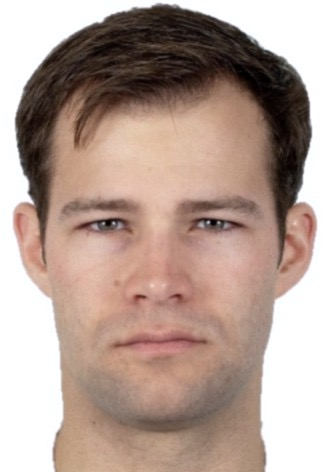
#> input picture data/01_Georgia_State_Video1/Video1_Mugshot3.jpg, 324 x 472 px
$ python -i VideoProcessor.py   (imports and definitions only)
#> lines starting #> are read from the running program, lines starting #| are printed output that depends on the picture
#> further down, picture is the input picture: shape (472, 324, 3); mean B, G, R 147.1, 157.2, 179.2
import os
import pandas as pd
import cv2 as cv
import numpy as np


class FrameProcessorCropper:
    # [12 lines left out: functions __init__, process_frame, not called in this run]

class FrameProcessorMonochrome:
    def __init__(self, name='monochrome'):
        self.name = name

    # [8 lines left out: function process_frame, not called in this run]

class FrameProcessorNormalizer:
    # [25 lines left out: functions __init__, process_frame, not called in this run]

class FrameProcessorRemover:
    # [19 lines left out: functions __init__, process_frame, not called in this run]

class FrameProcessorVideoWriter:
    # [17 lines left out: functions __init__, process_frame, not called in this run]

    def release(self):
        if self.out_video_writer:
            self.out_video_writer.release()

class FrameProcessorDisplayer:
    # [28 lines left out: functions __init__, plot_rectangle, process_frame, not called in this run]

    def release(self):
        cv.destroyWindow(self.window_name)

# Enhance the contrast of the image
class FrameProcessorHistogramEqualization:
    def __init__(self, name='histogram_equalization'):
        self.name = name

    def process_frame(self, frame):
        img_yuv = cv.cvtColor(frame, cv.COLOR_BGR2YUV)
#> img_yuv: shape (472, 324, 3); mean of channels 0, 1, 2 162.6, 120.4, 142.6
        img_yuv[:, :, 0] = cv.equalizeHist(img_yuv[:, :, 0])
#> img_yuv: shape (472, 324, 3); mean of channels 0, 1, 2 133.9, 120.4, 142.6
        img_output = cv.cvtColor(img_yuv, cv.COLOR_YUV2BGR)
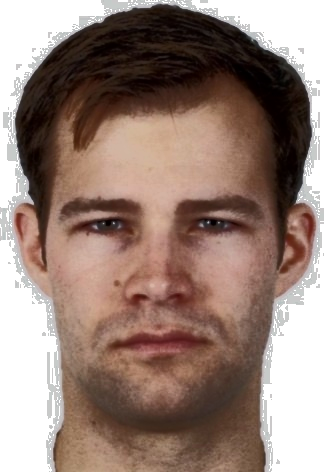
#> img_output: shape (472, 324, 3); mean B, G, R 118.6, 128.4, 150.6
        return img_output

# Reduce noise that might interfere with face detection
class FrameProcessorNoiseReduction:
    def __init__(self, name='noise_reduction'):
        self.name = name

    def process_frame(self, frame):
        return cv.fastNlMeansDenoisingColored(frame, None, 10, 10, 7, 21)

# Adjust the brightness of the image
class FrameProcessorGammaCorrection:
    # [5 lines left out: function __init__, not called in this run]

    def process_frame(self, frame):
        return cv.LUT(frame, self.table)

# Enhance the edges in the image, making faces more distinguishable
class FrameProcessorSharpening:
    def __init__(self, name='sharpening'):
        self.name = name

    def process_frame(self, frame):
        kernel = np.array([[0, -1, 0], [-1, 5, -1], [0, -1, 0]])
        return cv.filter2D(frame, -1, kernel)

>>> import cv2
>>> picture = cv2.imread('../../data/01_Georgia_State_Video1/Video1_Mugshot3.jpg')
>>> result = FrameProcessorHistogramEqualization().process_frame(picture)

$ run again, on data/01_Georgia_State_Video1/Video1_Mugshot6.jpg
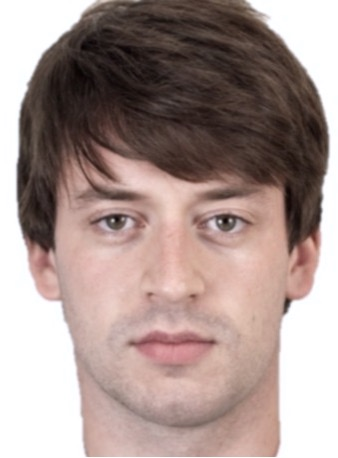
#> input picture data/01_Georgia_State_Video1/Video1_Mugshot6.jpg, 338 x 458 px
#> picture is the input picture: shape (458, 338, 3); mean B, G, R 143.5, 148.3, 167.5
#> in process_frame, `img_output = cv.cvtColor(img_yuv, cv.COLOR_YUV2BGR)`:
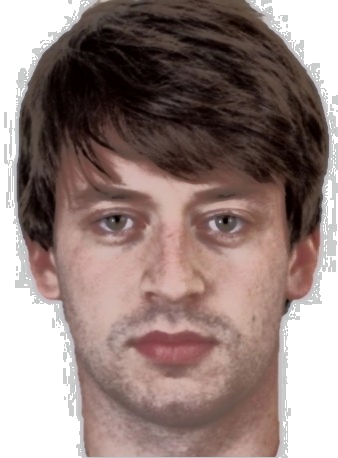
#> img_output: shape (458, 338, 3); mean B, G, R 123.8, 128, 147.3

$ run again, on data/01_Georgia_State_Video1/Video1_Mugshot7.jpg
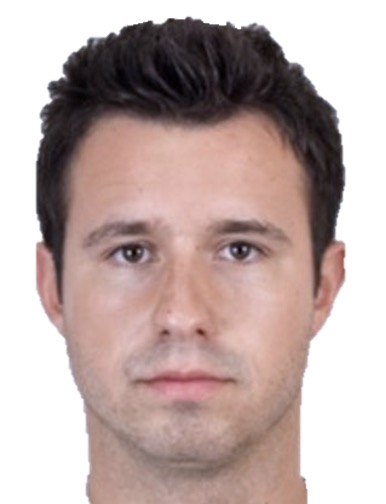
#> input picture data/01_Georgia_State_Video1/Video1_Mugshot7.jpg, 386 x 504 px
#> picture is the input picture: shape (504, 386, 3); mean B, G, R 167.4, 170.4, 189.1
#> in process_frame, `img_output = cv.cvtColor(img_yuv, cv.COLOR_YUV2BGR)`:
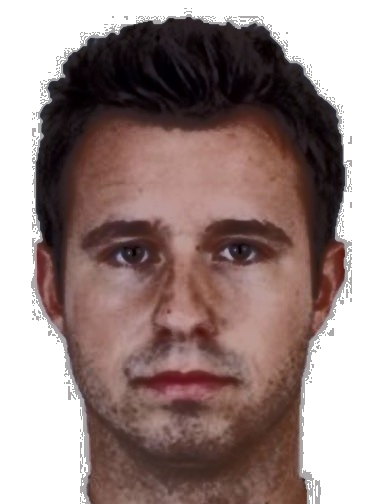
#> img_output: shape (504, 386, 3); mean B, G, R 134.2, 136.9, 155.8

$ run again, on data/01_Georgia_State_Video1/Video1_Mugshot2.png
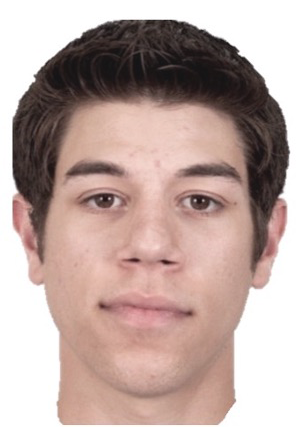
#> input picture data/01_Georgia_State_Video1/Video1_Mugshot2.png, 296 x 428 px
#> picture is the input picture: shape (428, 296, 3); mean B, G, R 159.4, 165.1, 187.2
#> in process_frame, `img_output = cv.cvtColor(img_yuv, cv.COLOR_YUV2BGR)`:
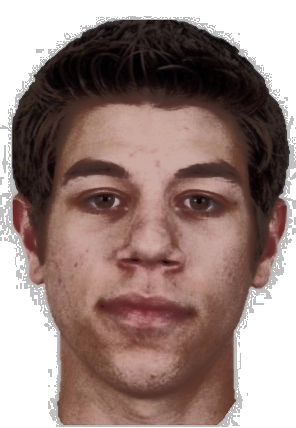
#> img_output: shape (428, 296, 3); mean B, G, R 124.7, 129.8, 152
